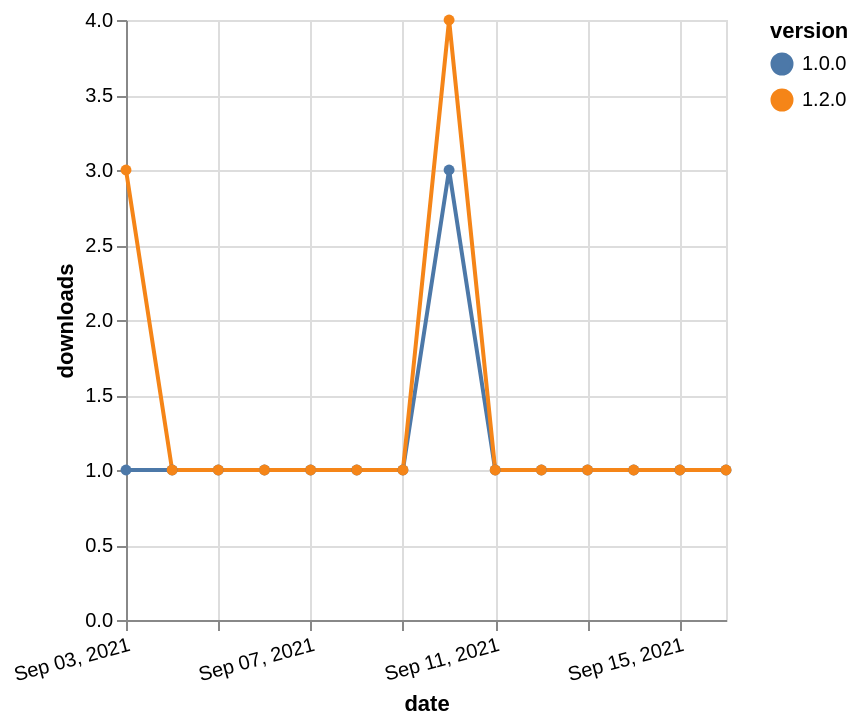

Express this chart as Vega-Lite.
### Vega-Lite specification from a JSON file in a GitHub repository (floating-point values rounded to 4 significant figures)
{"$schema": "https://vega.github.io/schema/vega-lite/v5.json", "description": "A simple bar chart with embedded data.", "data": {"values": [{"date": "2021-09-03", "total": 198, "delta": 1, "version": "1.0.0"}, {"date": "2021-09-04", "total": 199, "delta": 1, "version": "1.0.0"}, {"date": "2021-09-05", "total": 200, "delta": 1, "version": "1.0.0"}, {"date": "2021-09-06", "total": 201, "delta": 1, "version": "1.0.0"}, {"date": "2021-09-07", "total": 202, "delta": 1, "version": "1.0.0"}, {"date": "2021-09-08", "total": 203, "delta": 1, "version": "1.0.0"}, {"date": "2021-09-09", "total": 204, "delta": 1, "version": "1.0.0"}, {"date": "2021-09-10", "total": 207, "delta": 3, "version": "1.0.0"}, {"date": "2021-09-11", "total": 208, "delta": 1, "version": "1.0.0"}, {"date": "2021-09-12", "total": 209, "delta": 1, "version": "1.0.0"}, {"date": "2021-09-13", "total": 210, "delta": 1, "version": "1.0.0"}, {"date": "2021-09-14", "total": 211, "delta": 1, "version": "1.0.0"}, {"date": "2021-09-15", "total": 212, "delta": 1, "version": "1.0.0"}, {"date": "2021-09-16", "total": 213, "delta": 1, "version": "1.0.0"}, {"date": "2021-09-03", "total": 129, "delta": 3, "version": "1.2.0"}, {"date": "2021-09-04", "total": 130, "delta": 1, "version": "1.2.0"}, {"date": "2021-09-05", "total": 131, "delta": 1, "version": "1.2.0"}, {"date": "2021-09-06", "total": 132, "delta": 1, "version": "1.2.0"}, {"date": "2021-09-07", "total": 133, "delta": 1, "version": "1.2.0"}, {"date": "2021-09-08", "total": 134, "delta": 1, "version": "1.2.0"}, {"date": "2021-09-09", "total": 135, "delta": 1, "version": "1.2.0"}, {"date": "2021-09-10", "total": 139, "delta": 4, "version": "1.2.0"}, {"date": "2021-09-11", "total": 140, "delta": 1, "version": "1.2.0"}, {"date": "2021-09-12", "total": 141, "delta": 1, "version": "1.2.0"}, {"date": "2021-09-13", "total": 142, "delta": 1, "version": "1.2.0"}, {"date": "2021-09-14", "total": 143, "delta": 1, "version": "1.2.0"}, {"date": "2021-09-15", "total": 144, "delta": 1, "version": "1.2.0"}, {"date": "2021-09-16", "total": 145, "delta": 1, "version": "1.2.0"}]}, "width": "container", "mark": {"type": "line", "point": {"filled": true}}, "encoding": {"x": {"field": "date", "type": "temporal", "timeUnit": "yearmonthdate", "title": "date", "axis": {"labelAngle": -15}}, "y": {"field": "delta", "type": "quantitative", "title": "downloads"}, "color": {"field": "version", "type": "nominal"}, "tooltip": {"field": "delta"}}}
